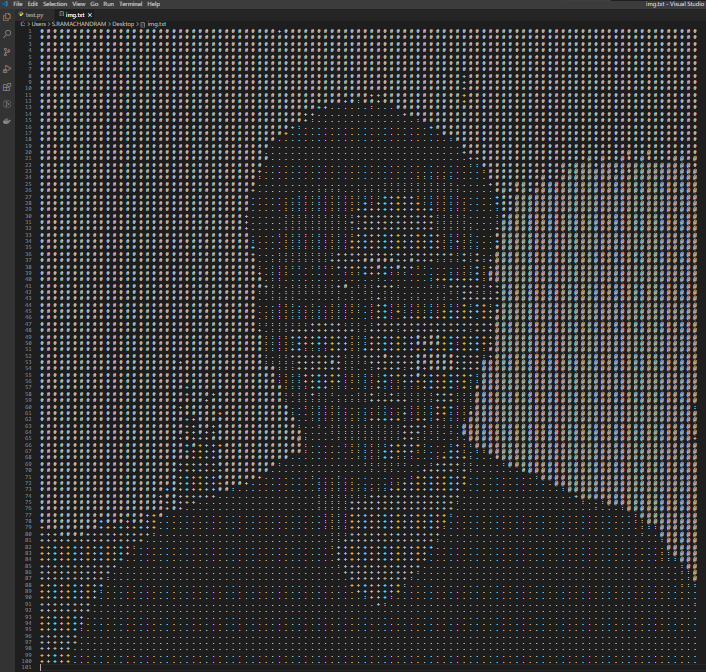
#> input picture images/ascii_me.png, 706 x 672 px
$ python 9_stylized_potrait.py images/ascii_me.png
#> lines starting #> are read from the running program, lines starting #| are printed output that depends on the picture
import os
import time
import cv2
from tqdm import tqdm
from argparse import ArgumentParser as AP
import numpy as np
import random
import matplotlib.pyplot as plt
print('Imports complete')

PROB = 0.999
THRESH = 30
BOX_H = 200
BOX_V = 200
RATIO = 1.1

parser = AP()
parser.add_argument("image_file_path")
args = parser.parse_args()

file_path = args.image_file_path
image = cv2.imread(file_path)
#> image is the input picture: shape (672, 706, 3); mean B, G, R 52.9, 52.8, 52.8
orig_w, orig_h = image.shape[:2]
#> orig_w = 672; orig_h = 706
image = np.asarray(cv2.cvtColor(image, cv2.COLOR_BGR2GRAY))
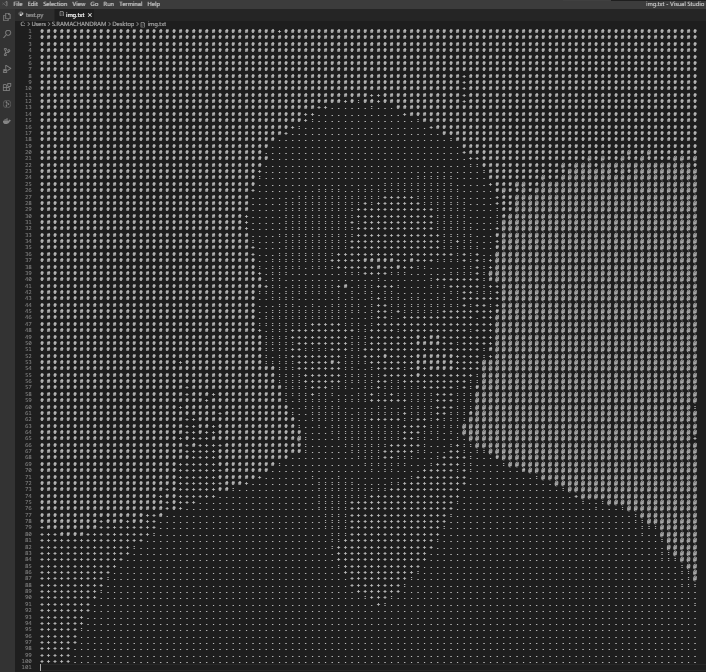
#> image: shape (672, 706); min 30, max 219, mean 52.8
image[image<THRESH] = 0
image = cv2.resize(image, (int(orig_h/RATIO), int(orig_w/RATIO)))
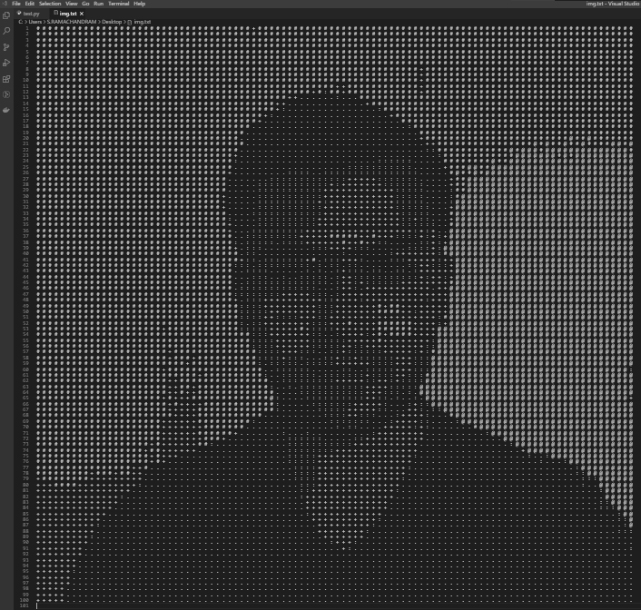
#> image: shape (610, 641); min 30, max 193, mean 52.8
black_canvas = np.zeros_like(np.asarray(image))

for row in tqdm(range((image.shape[0]))):
    for column in range((image.shape[1])):
        try:
            if random.random() > PROB:
                start_point_y = random.choice([foo for foo in range(row-BOX_V, row)])
                start_point_x = random.choice([foo for foo in range(column-BOX_H, column+BOX_H)])
                end_point_y = random.choice([foo for foo in range(row, row+BOX_V)])
                end_point_x = random.choice([foo for foo in range(column-BOX_H, column+BOX_H)])
                weight = int(image[row][column]/255*10)//2
                color_ = [int(image[row][column])]*3
                cv2.line(black_canvas, (start_point_x, start_point_y), (end_point_x, end_point_y),
                        color_, weight)
            else:
                pass
        except:
            pass
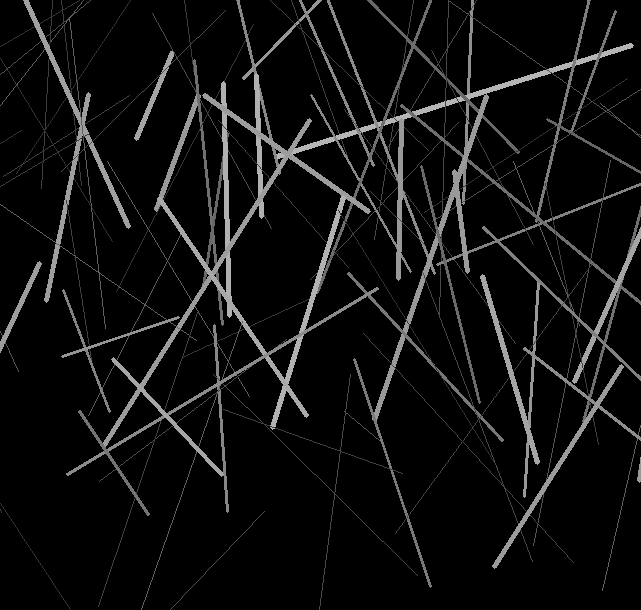
#> black_canvas: shape (610, 641); min 0, max 181, mean 14.6
plt.imshow(black_canvas)
plt.show()
plt.imsave('test.jpg', black_canvas)
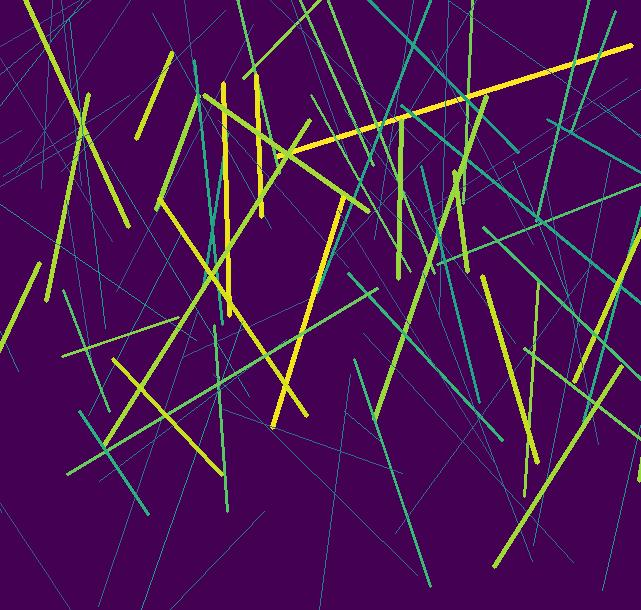
#> saved as test.jpg: shape (610, 641, 3); mean R, G, B 73.4, 22, 83.5

$ run again, on images/curve_fit2.png
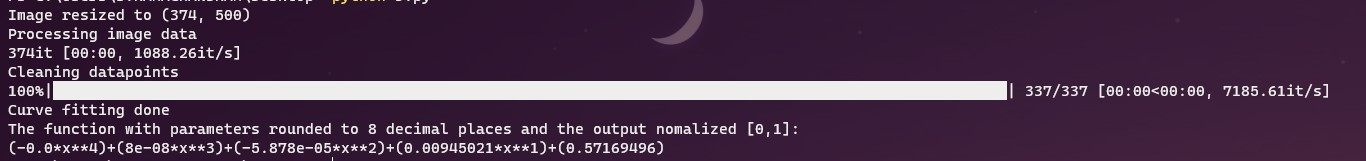
#> input picture images/curve_fit2.png, 1366 x 161 px
#> image is the input picture: shape (161, 1366, 3); mean B, G, R 75.4, 51.3, 75.3
#> after the loop `for row in tqdm(range((image.shape[0]))):`:
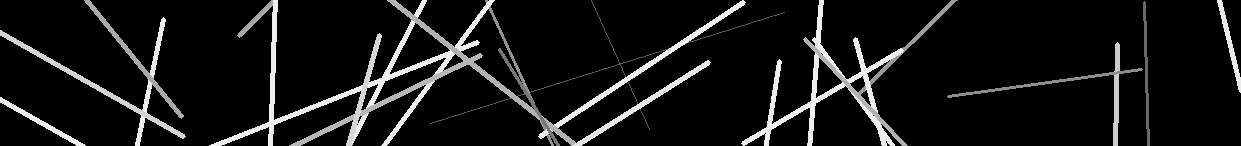
#> black_canvas: shape (146, 1241); min 0, max 238, mean 20.9
#> `plt.imsave('test.jpg', black_canvas)`:
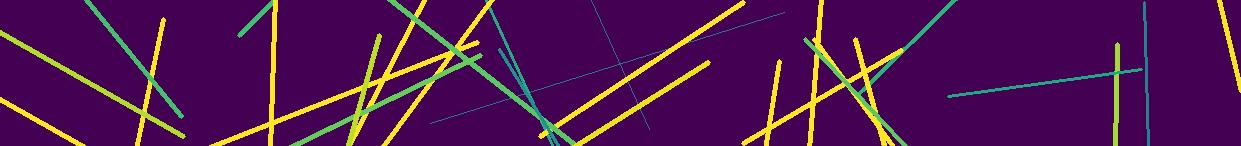
#> saved as test.jpg: shape (146, 1241, 3); mean R, G, B 79, 22.1, 81.2
